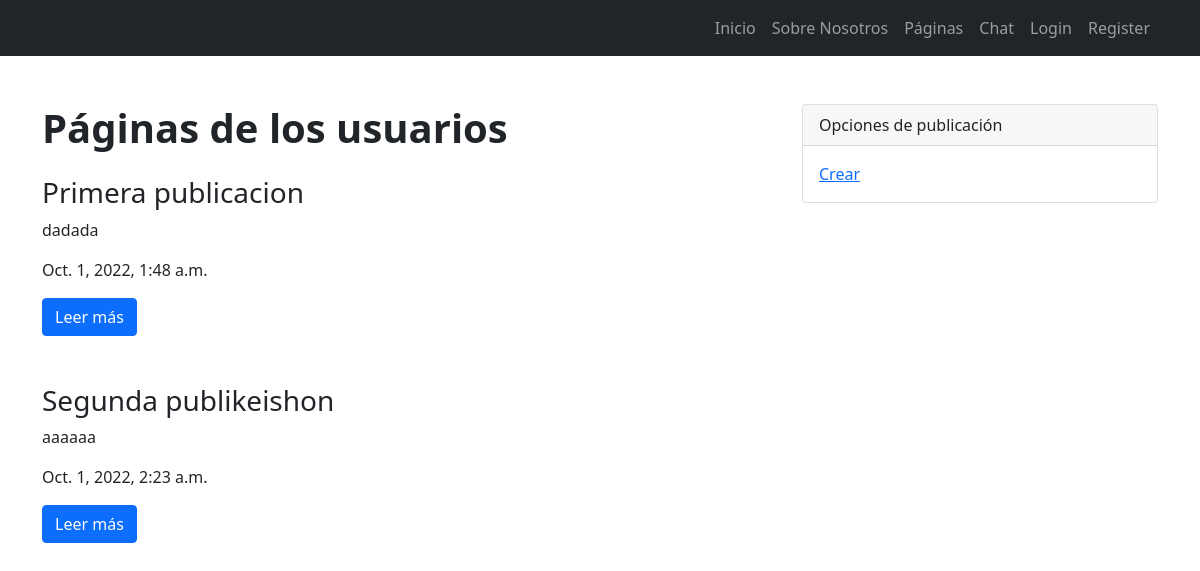
Page /paginas/ on the earlier database version.
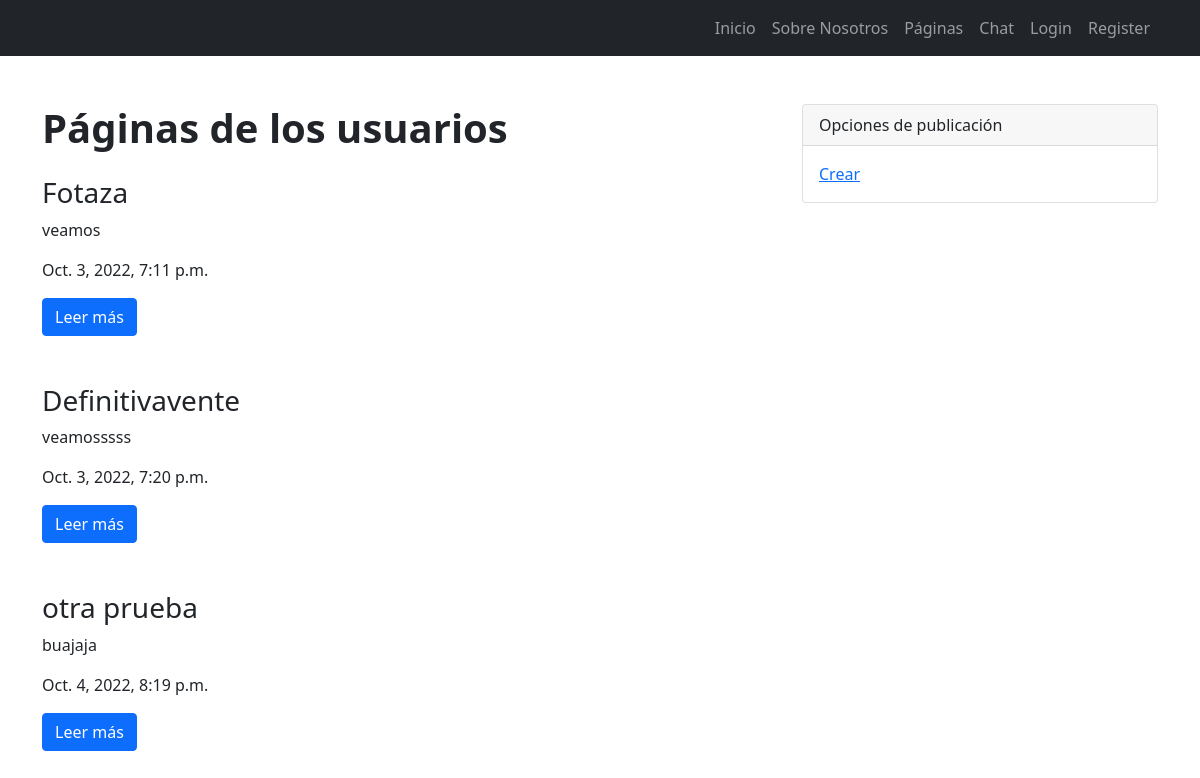
Same page on the later database version.
### blog_app/models.py (models this page shows, shortened)
class Publicacion(models.Model):
    id_publicacion= models.AutoField(primary_key=True)
    titulo = models.CharField(max_length=20)
    subtitulo = models.CharField(max_length=20)
    contenido = RichTextUploadingField()
    autor = models.CharField(max_length=50)
    fecha_creacion = models.DateTimeField(auto_now_add=True)

### blog_app/views.py (the view)
# urls.py: path('paginas/', paginas, name="paginas"),
def paginas(request):
    publicaciones = Publicacion.objects.all()
    if not publicaciones.exists():
        return render(request, "leer_paginas.html", {"publicaciones" : publicaciones, "mensaje" : "No hay páginas aún"})
    else:
        return render(request, "leer_paginas.html", {"publicaciones" : publicaciones})

### blog_app/templates/leer_paginas.html (shortened to what this page needs)
{% extends "base.html" %}
{% load static %}
{% block Titulo %}
        <h1 class="fw-bolder mb-1">Páginas de los usuarios</h1>
{% endblock %}
{% block navegacion %}
        <div class="card mb-4">
        <div class="card-header">Opciones de publicación</div>
        <div class="card-body">
                <div class="row">
                <div class="col-sm-6">
                        <ul class="list-unstyled mb-0">
                        <li><a href="{% url 'crear_pagina' %}">Crear</a></li>
                        </ul>
                </div>
                </div>
        </div>
        </div>
{% endblock %}
{% block contenido %}
        {% if publicaciones %}
                {% for publicacion in publicaciones %}
                <div class="row">
                        <div class="col-md-5">
                          <h3>{{ publicacion.titulo }}</h3>
                          <p>{{ publicacion.subtitulo }}</p>
                          <p>{{ publicacion.fecha_creacion }}</p>
                          <a class="btn btn-primary" href="{% url 'get_pagina' publicacion.id_publicacion %}">Leer más</a>
                        </div>
                      </div>
                      <br>
                      <br>
                {% endfor %}
        {% endif %}
{% endblock %}

### blog_app/templates/base.html (shortened to what this page needs)
<!DOCTYPE html>
<html lang="en">
    <head>
        {% load static %}
        <link href="{% static 'css/styles.css' %}" rel="stylesheet" />
    </head>
    <body>
        <nav class="navbar navbar-expand-lg navbar-dark bg-dark">
            <div class="container">
                <div class="collapse navbar-collapse" id="navbarSupportedContent">
                    <ul class="navbar-nav ms-auto mb-2 mb-lg-0">
                        <li class="nav-item"><a class="nav-link" href="{% url 'inicio' %}">Inicio</a></li>
                        <li class="nav-item"><a class="nav-link" href="{% url 'sobre_nosotros' %}">Sobre Nosotros</a></li>
                        <li class="nav-item"><a class="nav-link" href="{% url 'paginas' %}">Páginas</a></li>
                        <li class="nav-item"><a class="nav-link" href="{% url 'inicio_chat' %}">Chat</a></li>
                        {% if user.is_authenticated %}
                        <li class="nav-item"><a class="nav-link" href="{% url 'logout' %}">Logout</a></li>
                        <li class="nav-item"><a class="nav-link" href="{% url 'get_perfil' %}">Perfil</a></li>
                        {% else %}
                        <li class="nav-item"><a class="nav-link" href="{% url 'login_request' %}">Login</a></li>
                        <li class="nav-item"><a class="nav-link" href="{% url 'register' %}">Register</a></li>
                        {% endif %}
                    </ul>
                </div>
            </div>
        </nav>
        <div class="container mt-5">
            <div class="row">
                <div class="col-lg-8">
                    <article>
                        <header class="mb-4">
                            {% block Titulo %}
                            {% endblock %}
                        </header>
                        {% block contenido %}
                        {% endblock %}
                    </article>
                </div>
                <div class="col-lg-4">
                    {% block navegacion %}
                    {% endblock %}
                </div>
            </div>
        </div>
    </body>
</html>

Differences in the rows shown:
removed Publicacion: titulo "Primera publicacion", subtitulo "dadada", fecha_creacion "Oct. 1, 2022, 1:48 a.m."
removed Publicacion: titulo "Segunda publikeishon", subtitulo "aaaaaa", fecha_creacion "Oct. 1, 2022, 2:23 a.m."
added Publicacion: titulo "Fotaza", subtitulo "veamos", fecha_creacion "Oct. 3, 2022, 7:11 p.m."
added Publicacion: titulo "Definitivavente", subtitulo "veamosssss", fecha_creacion "Oct. 3, 2022, 7:20 p.m."
added Publicacion: titulo "otra prueba", subtitulo "buajaja", fecha_creacion "Oct. 4, 2022, 8:19 p.m."
